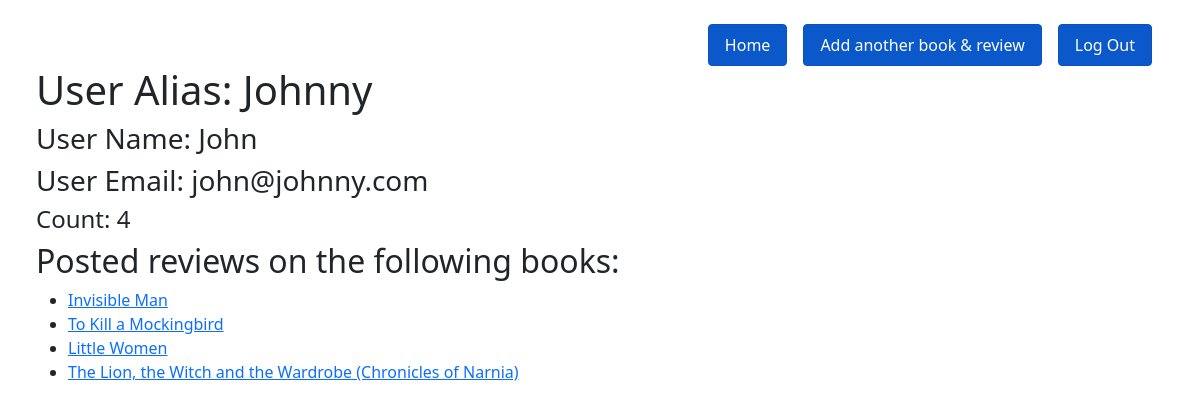
/user/4 (signed in), run on the app's committed database.
### main/models.py (models this page shows)
class User(models.Model):
    name = models.CharField(max_length=50)
    alias = models.CharField(max_length=50)
    email = models.CharField(max_length=50)
    password = models.CharField(max_length=50)
    created_at = models.DateTimeField(auto_now_add=True)
    updated_at = models.DateTimeField(auto_now=True)
    objects = UserManager()

class Review(models.Model):
    content= models.TextField()
    rating= models.IntegerField()
    user_review= models.ForeignKey(User, related_name= "user_reviews", on_delete=models.CASCADE)
    book_reviewed= models.ForeignKey(Book, related_name= "book_reviews", on_delete=models.CASCADE)
    created_at = models.DateTimeField(auto_now_add=True)
    updated_at = models.DateTimeField(auto_now=True)
    objects= ReviewManager()

class Book(models.Model):
    title = models.CharField(max_length=100)
    created_at = models.DateTimeField(auto_now_add=True)
    updated_at = models.DateTimeField(auto_now=True)
    objects= BookManager()

### main/views.py (the view)
# urls.py: path('user/<int:user_id>', views.user_page),
def user_page(request, user_id):
    if 'logged_user' not in request.session:
        messages.error(request, "Please register or log in first!")
        return redirect('/')
    user= User.objects.get(id=user_id)
    context= {
        'one_user': user
    }
    return render(request, 'user_page.html', context)

### main/templates/user_page.html (shortened to what this page needs)
<!DOCTYPE html>
<html lang="en">
<head>
    <link href="https://cdn.jsdelivr.net/npm/bootstrap@5.0.0-beta3/dist/css/bootstrap.min.css" rel="stylesheet">
</head>
<body>
    <div class="container m-4">
        <ul class="nav justify-content-end">
            <li class="nav-item">
                <a href="/user/dashboard" role="button" class="nav-link active btn btn-primary me-3" aria-current= "page">Home</a>
            </li>
            <li class="nav-item">
                <a href="/book/book_form" role="button" class="nav-link active btn btn-primary me-3" aria-current="page">Add another book & review</a>
            </li>
            <li class="nav-item">
                <a href="/user/logout" role="button" class="nav-link active btn btn-primary" aria current="page">Log Out</a>
            </li>
        </ul>
        <h1>User Alias: {{one_user.alias}}</h1>
        <h3>User Name: {{one_user.name}}</h3>
        <h3>User Email: {{one_user.email}}</h3>
        <h4>Count: {{one_user.user_reviews.all|length}}</h4>
        <h2>Posted reviews on the following books:</h2>
        <ul>
            {% for review in one_user.user_reviews.all %}
            <li>
                <a href="/book/{{review.book_reviewed.id}}">{{review.book_reviewed.title}}</a>
            </li>
            {% endfor %}
        </ul>
    </div>
</body>
</html>

### data on the page
User: alias "Johnny", name "John", email "john@johnny.com", user_reviews.all|length "4"
Review: book_reviewed "Invisible Man"
Review: book_reviewed "To Kill a Mockingbird"
Review: book_reviewed "Little Women"
Review: book_reviewed "The Lion, the Witch and the Wardrobe (Chronicles of Narnia)"
